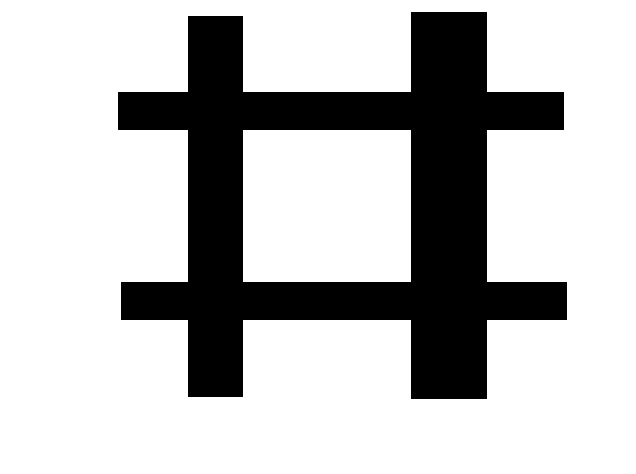
#> input picture sobel4.bmp, 636 x 474 px
$ python 9.3.py   (older library calls are emulated)
#> lines starting #> are read from the running program, lines starting #| are printed output that depends on the picture; after the words box and inside, x2 and y2 are one past the last pixel; in counts of white or black regions, pixels touching at a corner belong together
import cv2

o = cv2.imread("../sobel4.bmp", cv2.IMREAD_GRAYSCALE)
#> o: shape (474, 636); 75.4% white; 1 black region, box (x1, y1, x2, y2) and area: (118, 12, 567, 399) 74307
Soblex = cv2.Sobel(o, cv2.CV_64F, 1, 0)
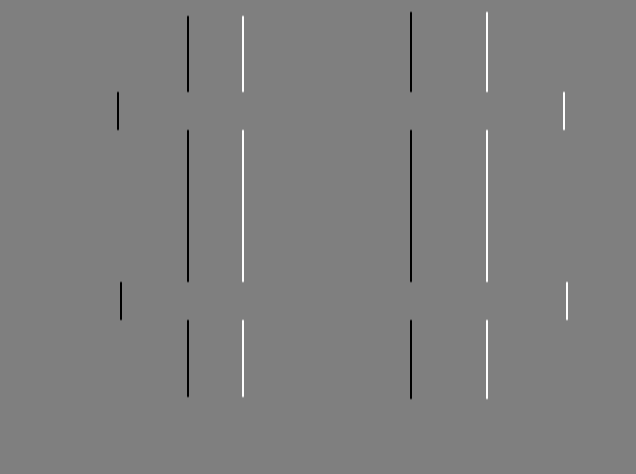
#> Soblex: shape (474, 636) float64; min -1020, max 1020, mean 0; drawn with min black and max white
Soblex = cv2.convertScaleAbs(Soblex)
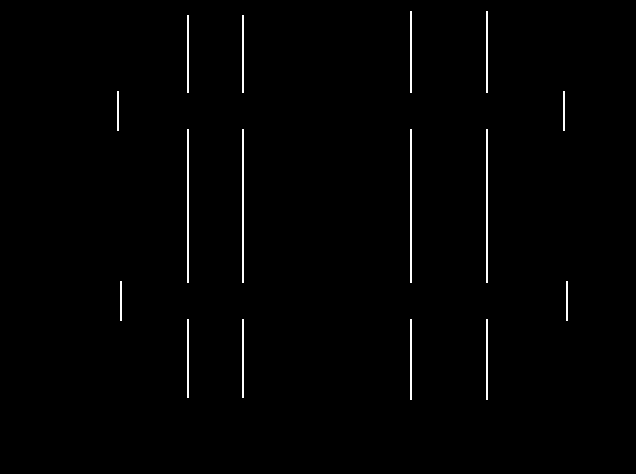
#> Soblex: shape (474, 636); 0.94% white in thin lines or dots, all inside (x1, y1, x2, y2) = (117, 11, 568, 400)
cv2.imshow("Original", o)
cv2.imshow("Sobel", Soblex)

cv2.waitKey(0)
cv2.destroyAllWindows()

$ run again, with sobel1.bmp copied over sobel4.bmp
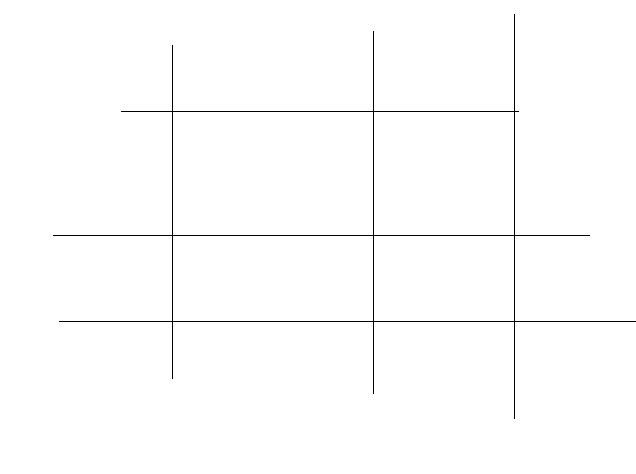
#> input picture sobel1.bmp, 636 x 474 px
#> o: shape (474, 636); 99.1% white; black in thin lines or dots, all inside (x1, y1, x2, y2) = (53, 14, 636, 419)
#> `Soblex = cv2.Sobel(o, cv2.CV_64F, 1, 0)`:
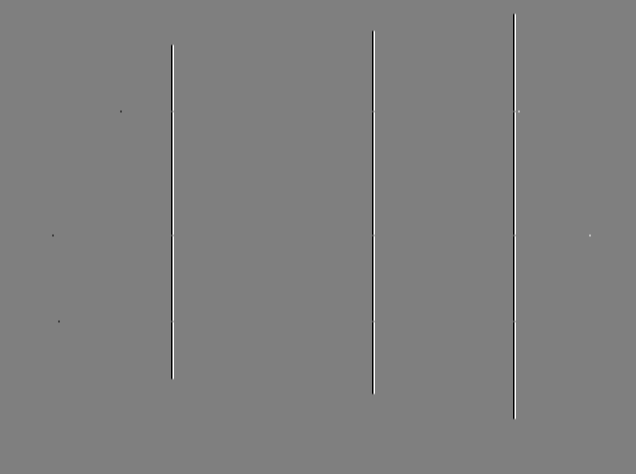
#> Soblex: shape (474, 636) float64; min -1020, max 1020, mean 0; drawn with min black and max white
#> `Soblex = cv2.convertScaleAbs(Soblex)`:
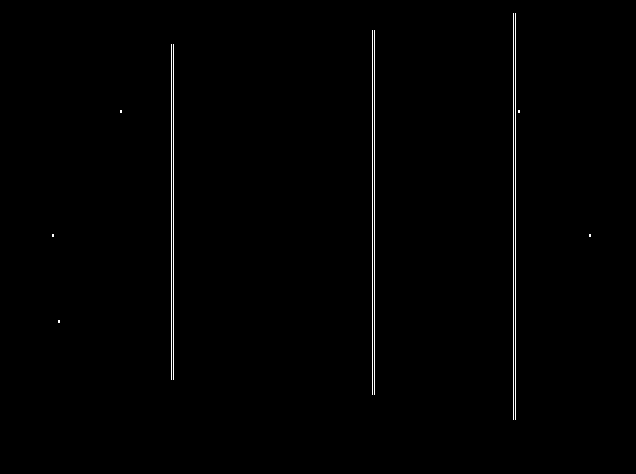
#> Soblex: shape (474, 636); 0.75% white in thin lines or dots, all inside (x1, y1, x2, y2) = (52, 13, 591, 420)

$ run again, with sobel2.bmp copied over sobel4.bmp
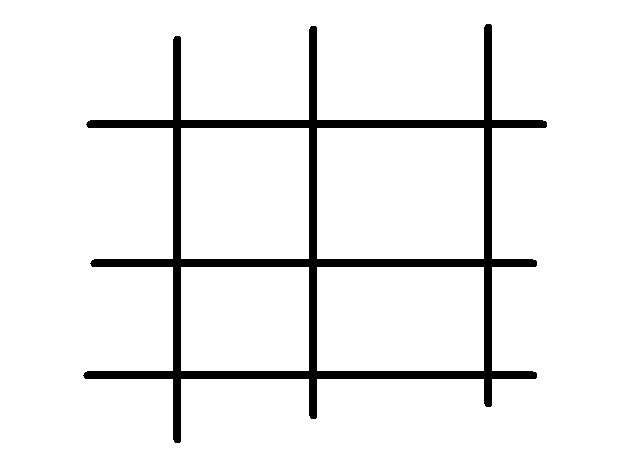
#> input picture sobel2.bmp, 636 x 474 px
#> o: shape (474, 636); 93.5% white; 1 black region, box (x1, y1, x2, y2) and area: (83, 24, 547, 443) 19700
#> `Soblex = cv2.Sobel(o, cv2.CV_64F, 1, 0)`:
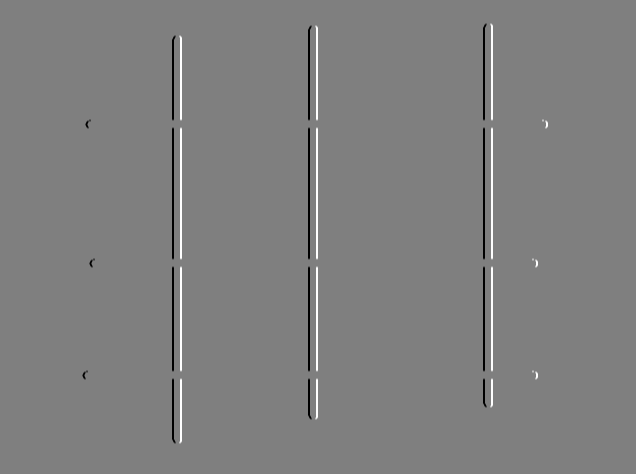
#> Soblex: shape (474, 636) float64; min -1020, max 1020, mean 0; drawn with min black and max white
#> `Soblex = cv2.convertScaleAbs(Soblex)`:
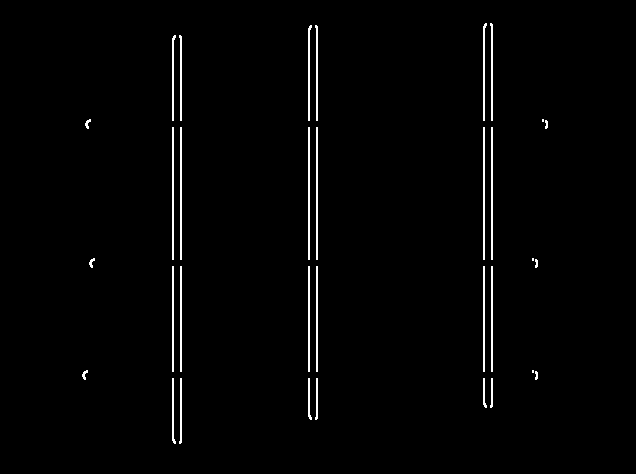
#> Soblex: shape (474, 636); 1.6% white in thin lines or dots, all inside (x1, y1, x2, y2) = (82, 23, 548, 444)

$ run again, with sobel3.bmp copied over sobel4.bmp
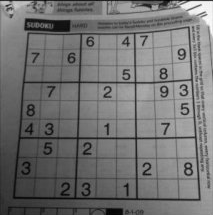
#> input picture sobel3.bmp, 213 x 215 px
#> o is the input picture: shape (215, 213); min 0, max 255, mean 113.6
#> `Soblex = cv2.Sobel(o, cv2.CV_64F, 1, 0)`:
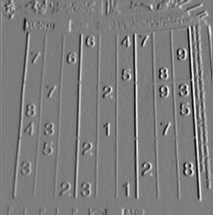
#> Soblex: shape (215, 213) float64; min -495, max 516, mean 3.1; drawn with min black and max white
#> `Soblex = cv2.convertScaleAbs(Soblex)`:
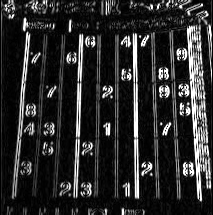
#> Soblex: shape (215, 213); min 0, max 255, mean 44
